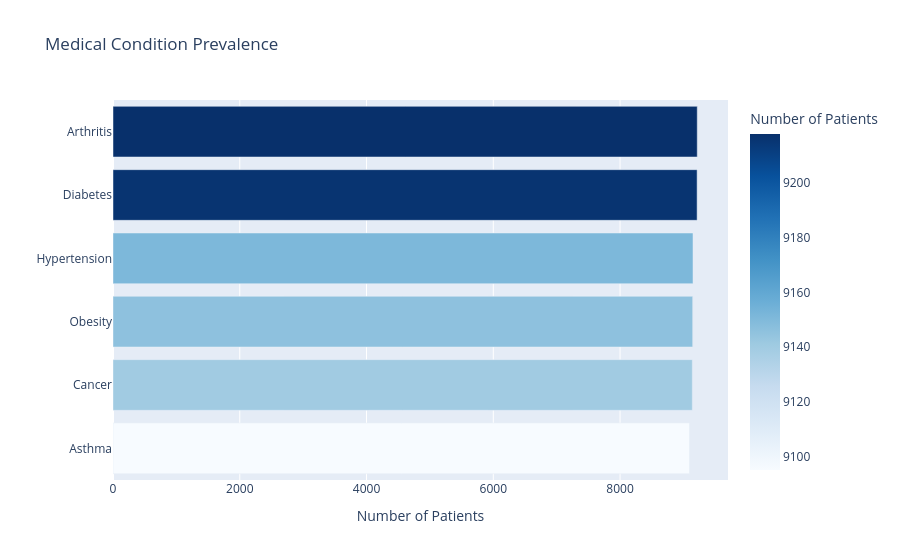

Notebook code cell kept with this figure:
### Markdown cell above
### Section 2 — Clinical Analysis

We examine the distribution of medical conditions, medications prescribed,
and test results across the patient population. These are the core clinical
variables and will serve as key features in our predictive model.

### Code cell
# Medical condition prevalence
condition_counts = df['medical_condition'].value_counts().reset_index()
condition_counts.columns = ['condition', 'count']

fig = px.bar(condition_counts, x='count', y='condition',
             orientation='h',
             title='Medical Condition Prevalence',
             labels={'count': 'Number of Patients', 'condition': ''},
             color='count',
             color_continuous_scale='Blues')
fig.update_layout(yaxis={'categoryorder': 'total ascending'})
fig.show()

### Figure 1 — Plotly figure (JSON) as saved in the notebook; plotly's stock layout.template omitted (floating-point values rounded to 4 significant figures)
{"data": [{"hovertemplate": "Number of Patients=%{marker.color}<br>=%{y}<extra></extra>", "legendgroup": "", "marker": {"color": [9218, 9216, 9151, 9146, 9140, 9095], "coloraxis": "coloraxis", "pattern": {"shape": ""}}, "name": "", "orientation": "h", "showlegend": false, "textposition": "auto", "type": "bar", "x": [9218, 9216, 9151, 9146, 9140, 9095], "xaxis": "x", "y": ["Arthritis", "Diabetes", "Hypertension", "Obesity", "Cancer", "Asthma"], "yaxis": "y"}], "layout": {"barmode": "relative", "coloraxis": {"autocolorscale": false, "colorbar": {"title": {"text": "Number of Patients"}}, "colorscale": [[0.0, "rgb(247,251,255)"], [0.125, "rgb(222,235,247)"], [0.25, "rgb(198,219,239)"], [0.375, "rgb(158,202,225)"], [0.5, "rgb(107,174,214)"], [0.625, "rgb(66,146,198)"], [0.75, "rgb(33,113,181)"], [0.875, "rgb(8,81,156)"], [1.0, "rgb(8,48,107)"]]}, "legend": {"tracegroupgap": 0}, "title": {"text": "Medical Condition Prevalence"}, "xaxis": {"anchor": "y", "domain": [0.0, 1.0], "title": {"text": "Number of Patients"}}, "yaxis": {"anchor": "x", "categoryorder": "total ascending", "domain": [0.0, 1.0], "title": {"text": ""}}}}
